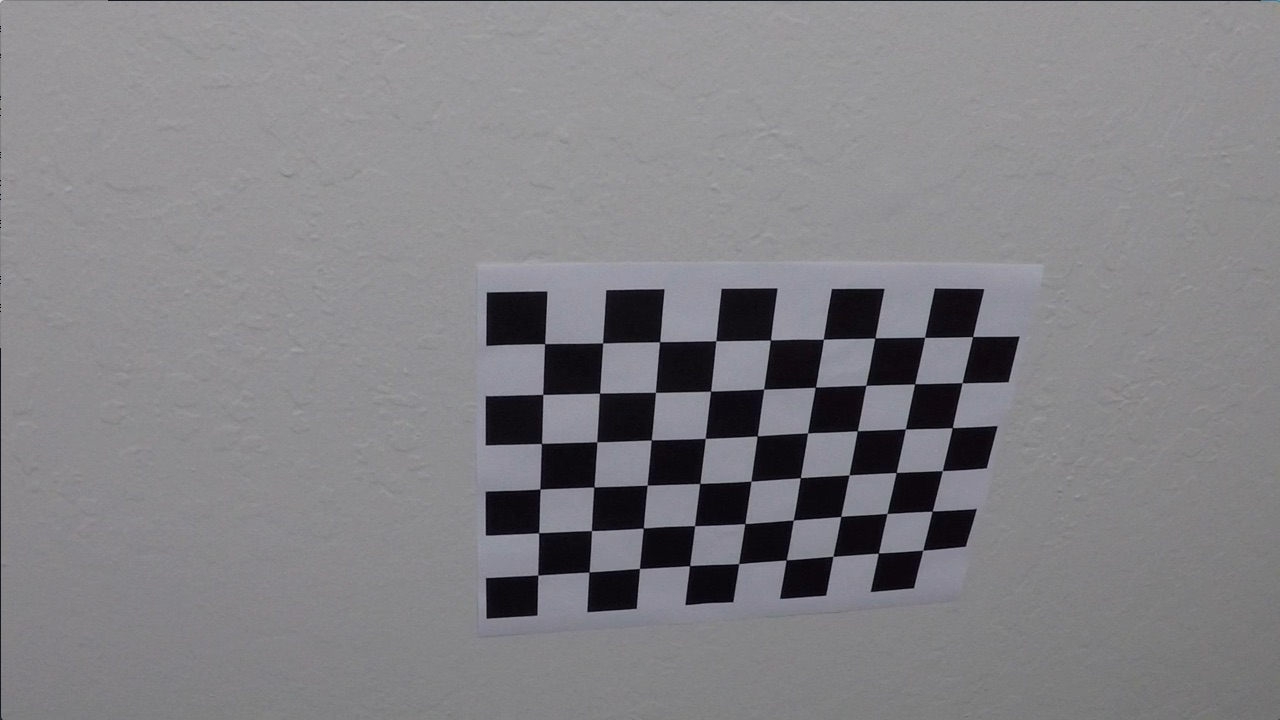
#> input picture camera_cal/calibration10.jpg, 1280 x 720 px
$ python -i lanefind.py   (imports and definitions only)   (older library calls are emulated)
#> lines starting #> are read from the running program, lines starting #| are printed output that depends on the picture; after the words box and inside, x2 and y2 are one past the last pixel; in counts of white or black regions, pixels touching at a corner belong together
import numpy as np
import cv2
import matplotlib.image as mpimg
import matplotlib.pyplot as plt
import glob
import os
import pickle
from moviepy.editor import VideoFileClip
from IPython.display import HTML

def abs_sobel_thresh(gray, orient='x', sobel_kernel=3, thresh=(0, 255)):
    # Strip thresholds from tupple
    thresh_min = thresh[0]
    thresh_max = thresh[1]
    # Apply x or y gradient with the OpenCV Sobel() function
    # and take the absolute value
    if orient == 'x':
        abs_sobel = np.absolute(cv2.Sobel(gray, cv2.CV_64F, 1, 0))
    if orient == 'y':
        abs_sobel = np.absolute(cv2.Sobel(gray, cv2.CV_64F, 0, 1))
    # Rescale back to 8 bit integer
    scaled_sobel = np.uint8(255*abs_sobel/np.max(abs_sobel))
#     print('Min = {} / Max = {}'.format(np.min(scaled_sobel),np.max(scaled_sobel)))
#     print(scaled_sobel[1:20,1:20])
    # Create a copy and apply the threshold
    grad_binary = np.zeros_like(scaled_sobel)
    # Here I'm using inclusive (>=, <=) thresholds, but exclusive is ok too
    grad_binary[(scaled_sobel >= thresh_min) & (scaled_sobel <= thresh_max)] = 1
    # Calculate directional gradient
    # Apply threshold
    return grad_binary

def mag_thresh(gray, sobel_kernel=3, mag_thresh=(0, 255)):
    # Take both Sobel x and y gradients
    sobelx = cv2.Sobel(gray, cv2.CV_64F, 1, 0, ksize=sobel_kernel)
    sobely = cv2.Sobel(gray, cv2.CV_64F, 0, 1, ksize=sobel_kernel)
    # Calculate the gradient magnitude
    gradmag = np.sqrt(sobelx**2 + sobely**2)
    # Rescale to 8 bit
    scale_factor = np.max(gradmag)/255
    gradmag = (gradmag/scale_factor).astype(np.uint8)
    # Create a binary image of ones where threshold is met, zeros otherwise
    mag_binary = np.zeros_like(gradmag)
    mag_binary[(gradmag >= mag_thresh[0]) & (gradmag <= mag_thresh[1])] = 1

    # Return the binary image
    return mag_binary

def dir_threshold(gray, sobel_kernel=3, thresh=(0, np.pi/2)):
    # Calculate the x and y gradients
    sobelx = cv2.Sobel(gray, cv2.CV_64F, 1, 0, ksize=sobel_kernel)
    sobely = cv2.Sobel(gray, cv2.CV_64F, 0, 1, ksize=sobel_kernel)
    # Take the absolute value of the gradient direction,
    # apply a threshold, and create a binary image result
    absgraddir = np.arctan2(np.absolute(sobely), np.absolute(sobelx))
    dir_binary =  np.zeros_like(absgraddir)
    dir_binary[(absgraddir >= thresh[0]) & (absgraddir <= thresh[1])] = 1
    return dir_binary


def calibrate_camera(calibration_file = 'calibration.pickle', calibration_imgdir = '.\\camera_cal\\calibration*.jpg', verbose = False):
#> called with calibration_file = 'calibration.pickle', calibration_imgdir = '.\\camera_cal\\calibration*.jpg', verbose = False
    CalibrationInFile = os.path.isfile(calibration_file)
    if CalibrationInFile:
        if verbose:
            print('Using calibration files.')
        with open('calibration.pickle', 'rb') as f:  # Python 3: open(..., 'rb')
#> (reads calibration.pickle from the repository)
            mtx, dist = pickle.load(f)
    else:  # No calibration file yet:
        images = glob.glob(calibration_imgdir)
        calibnx = 9
        calibny = 6
        objpoints = []
        imgpoints = []

        # create array of object points
        objp = np.zeros((calibnx*calibny,3), np.float32)
        objp[:,:2] = np.mgrid[0:calibnx,0:calibny].T.reshape(-1,2)

        ret = []
        for fname in images:
            img = mpimg.imread(fname)
            #convert to gray
            gray = cv2.cvtColor(img,cv2.COLOR_BGR2GRAY)
            #find chessboard corners
            ret, corners = cv2.findChessboardCorners(gray, (calibnx,calibny), None)
            #Draw corners
            if ret == True:
                # Append image points for calibration
                imgpoints.append(corners)
                objpoints.append(objp)
            else:
                print('Corners not found!')
        ret, mtx, dist, rvecs, tvecs = cv2.calibrateCamera(objpoints, imgpoints,gray.shape[::-1], None, None)
        # Saving the objects:
        with open('calibration.pickle', 'wb') as f:  # Python 3: open(..., 'wb')
            pickle.dump([mtx, dist], f)
        print('New calibration performed!')
    return mtx, dist

# Define a function that thresholds the S-channel of HLS
def hls_select(img, thresh=(0, 255)):
    hls = cv2.cvtColor(img, cv2.COLOR_RGB2HLS)
    s_channel = hls[:,:,2]
    binary_output = np.zeros_like(s_channel)
    binary_output[(s_channel > thresh[0]) & (s_channel <= thresh[1])] = 1
    return binary_output

process_image_plotting = False

def process_image(orig_image):
    global process_image_plotting

    # This will either calibrate the camera or use calibration data saved in a past run
    mtx, dist = calibrate_camera()
    #work with a copy of the input image
    img_raw = np.copy(orig_image)
    # undistort image, by applying camera and distortion coeficients
    image = cv2.undistort(img_raw, mtx, dist, None, mtx)

    if process_image_plotting:
        output_img = '.\\output_images\\undistorted_testimage.jpg'
        f, (ax1, ax2) = plt.subplots(1, 2, figsize=(20,10))
        ax1.set_title('Original')
        ax1.imshow(img_raw)
        ax2.set_title('Undistorted')
        ax2.imshow(image)
        f.savefig(output_img)
        f.show()

    # Convert original image to HLS color space and separate the S channel
    # Note: img is the undistorted image
    hls = cv2.cvtColor(image, cv2.COLOR_RGB2HLS)
#> hls: shape (720, 1280, 3); mean of channels 0, 1, 2 118.7, 131.7, 8.4
    s_channel = hls[:,:,2]

    # Grayscale original image
    gray = cv2.cvtColor(image, cv2.COLOR_RGB2GRAY)

    # Threshold gradient
    thresh_min = 30
    thresh_max = 255
    ksize = 5

    # Apply each of the thresholding functions
    gradx = abs_sobel_thresh(gray, orient='x', sobel_kernel=ksize, thresh=(thresh_min, thresh_max))
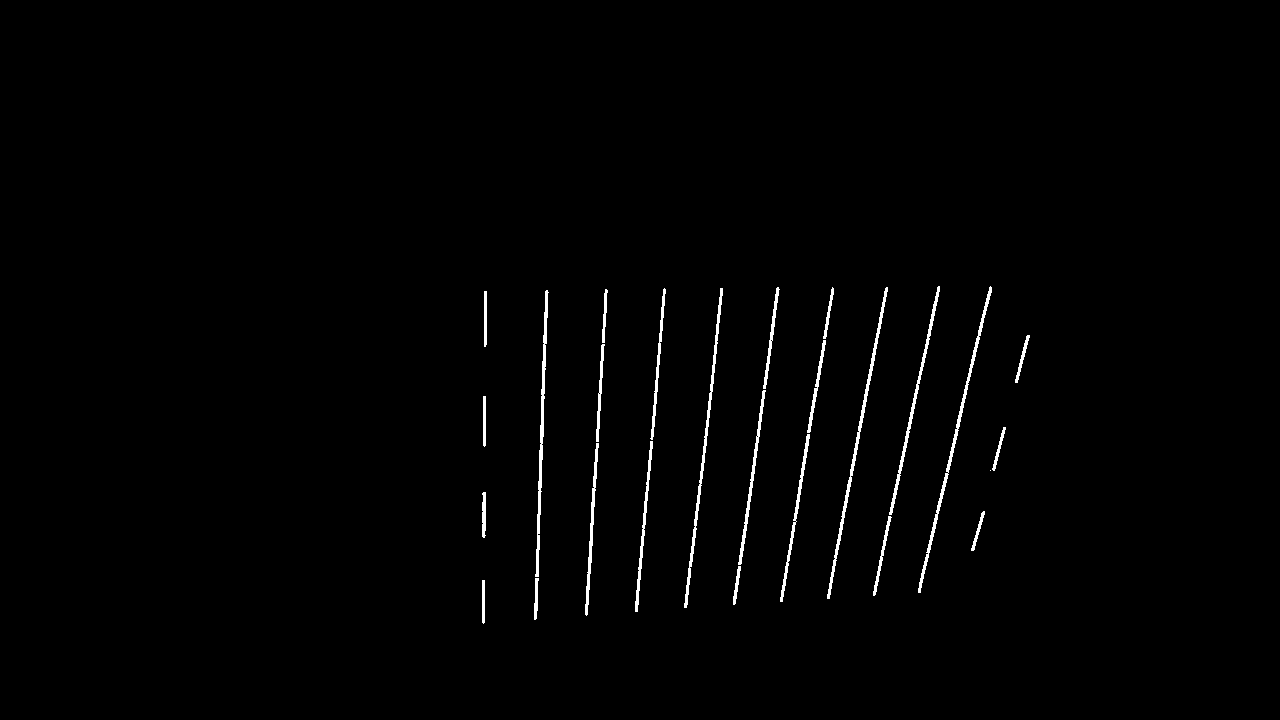
#> gradx: shape (720, 1280); values 0 (black) and 1 (white), 1.1% white; 26 white regions (1 under 20 px), largest, box (x1, y1, x2, y2) and area: (918, 286, 992, 593) 1010, (827, 287, 888, 599) 1006, (684, 288, 723, 608) 945
    grady = abs_sobel_thresh(gray, orient='y', sobel_kernel=ksize, thresh=(thresh_min, thresh_max))
#> grady: shape (720, 1280); values 0 (black) and 1 (white), 1.4% white; 217 white regions (189 under 20 px), largest, box (x1, y1, x2, y2) and area: (484, 327, 1029, 392) 2402, (542, 424, 1005, 480) 2191, (592, 507, 984, 533) 1254
    mag_binary = mag_thresh(gray, sobel_kernel=ksize, mag_thresh=(30, thresh_max))
#> in mag_thresh, `scale_factor = np.max(gradmag)/255`: scale_factor = 27.66
#> mag_binary: shape (720, 1280); values 0 (black) and 1 (white), 3% white; 17 white regions (16 under 20 px), largest, box (x1, y1, x2, y2) and area: (481, 285, 1030, 625) 27383
    dir_binary = dir_threshold(gray, sobel_kernel=ksize, thresh=(0.75, 1.25))
#> in dir_threshold, `absgraddir = np.arctan2(np.absolute(sobely), np.absolute(sobelx))`:
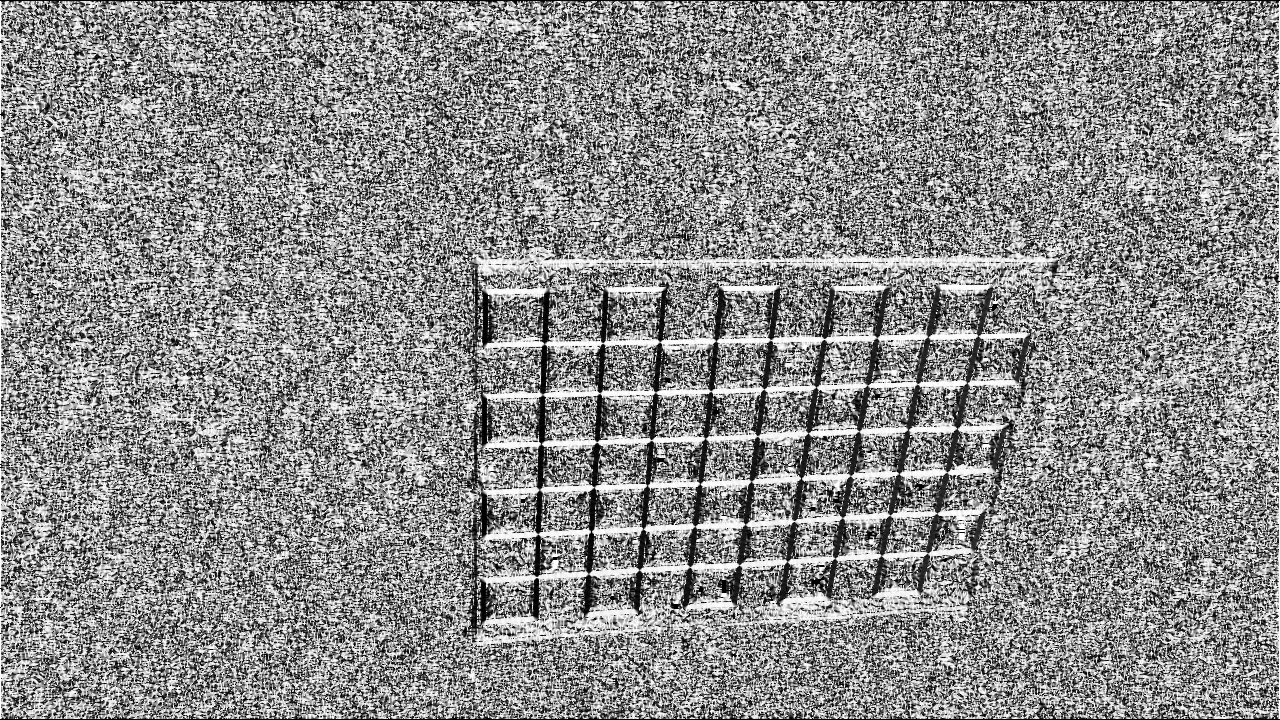
#> absgraddir: shape (720, 1280) float64; min 0, max 1.57, mean 0.866; drawn with min black and max white
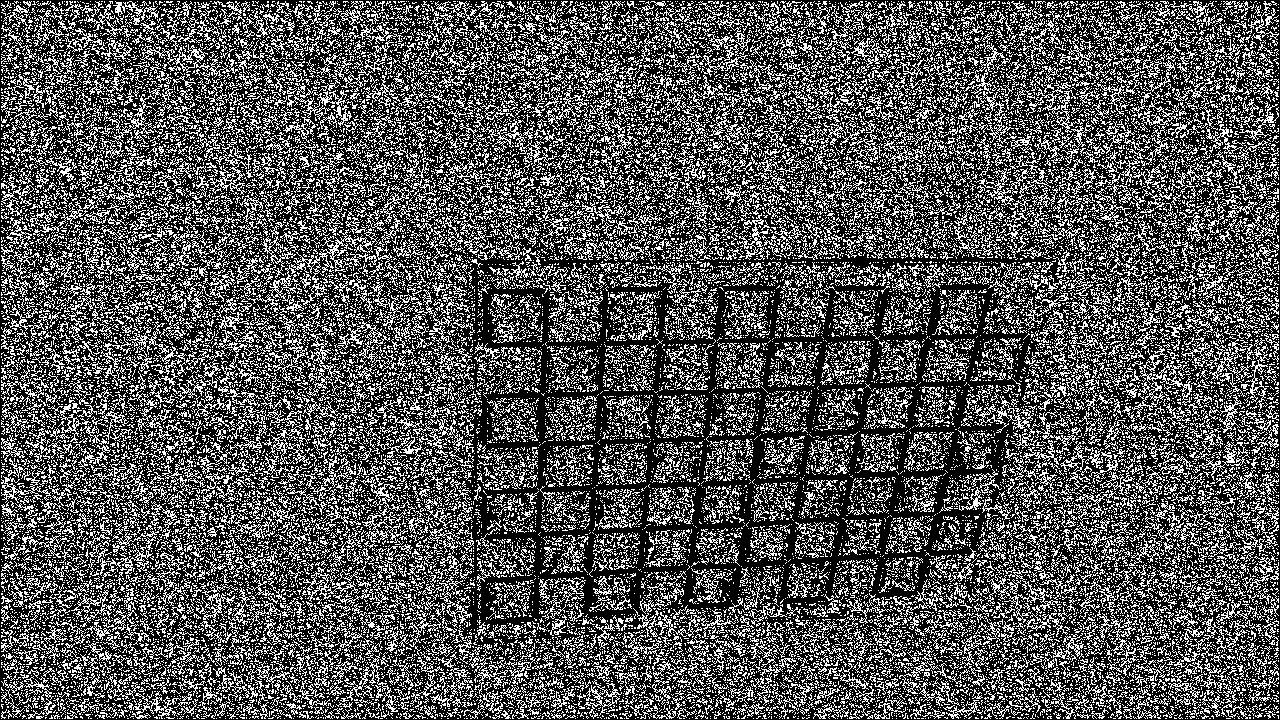
#> dir_binary: shape (720, 1280) float64; values 0 (black) and 1 (white), 32.6% white in thin lines or dots


    combined = np.zeros_like(dir_binary)
    combined[((gradx == 1) & (grady == 1)) | ((mag_binary == 1) & (dir_binary == 1))] = 1
    combined = np.uint8(combined)

    # Threshold color channel
    s_thresh_min = 150
    s_thresh_max = 255
    s_binary = np.zeros_like(s_channel)
    s_binary[(s_channel >= s_thresh_min) & (s_channel <= s_thresh_max)] = 1

    # This returns a stack of the two binary images, whose components you can see as different colors
    color_binary = np.dstack(( np.zeros_like(s_binary), combined, s_binary))

    if process_image_plotting:
        output_img = '.\\output_images\\binary_threshold_testimage.jpg'
        f, (ax1, ax2) = plt.subplots(1, 2, figsize=(20,10))
        ax1.set_title('Original')
        ax1.imshow(image)
        ax2.set_title('Binary thresholded')
        ax2.imshow(color_binary*255)
        f.show()
        f.savefig(output_img)

    # Combine the two binary thresholds
    combined_binary = np.zeros_like(combined)
    combined_binary[(s_binary == 1) | (combined == 1)] = 1

    # Define points that will used for perspective transfor (birdeye view)
    topline = 489
    bottomline = 690
    bottom_start = 170
    bottom_end = bottom_start + 925 +30
    reduction = 348
    top_shift =-2
    top_correction = -11


    #Source points for birdseye view transform
    src = np.float32(
        [[bottom_end-reduction+top_shift+top_correction,topline],      #top right
         [bottom_end,bottomline],                       #bottom right
         [bottom_start,bottomline],                     #bottom left
         [bottom_start+reduction+top_shift,topline]])   #top left


    # Define destination points for the transform
    dst = np.float32(
        [[bottom_end,topline],
         [bottom_end,bottomline],
         [bottom_start,bottomline],
         [bottom_start,topline]])


    img_size = (image.shape[1], image.shape[0])
#> img_size = (1280, 720)

    # Generate perspective transform matrix
    M = cv2.getPerspectiveTransform(src, dst)
    invM = cv2.getPerspectiveTransform(dst, src)
    # Apply perspective transform matrix and get a birdseye view image
    binary_warped = cv2.warpPerspective(combined_binary, M, img_size, flags=cv2.INTER_LINEAR)
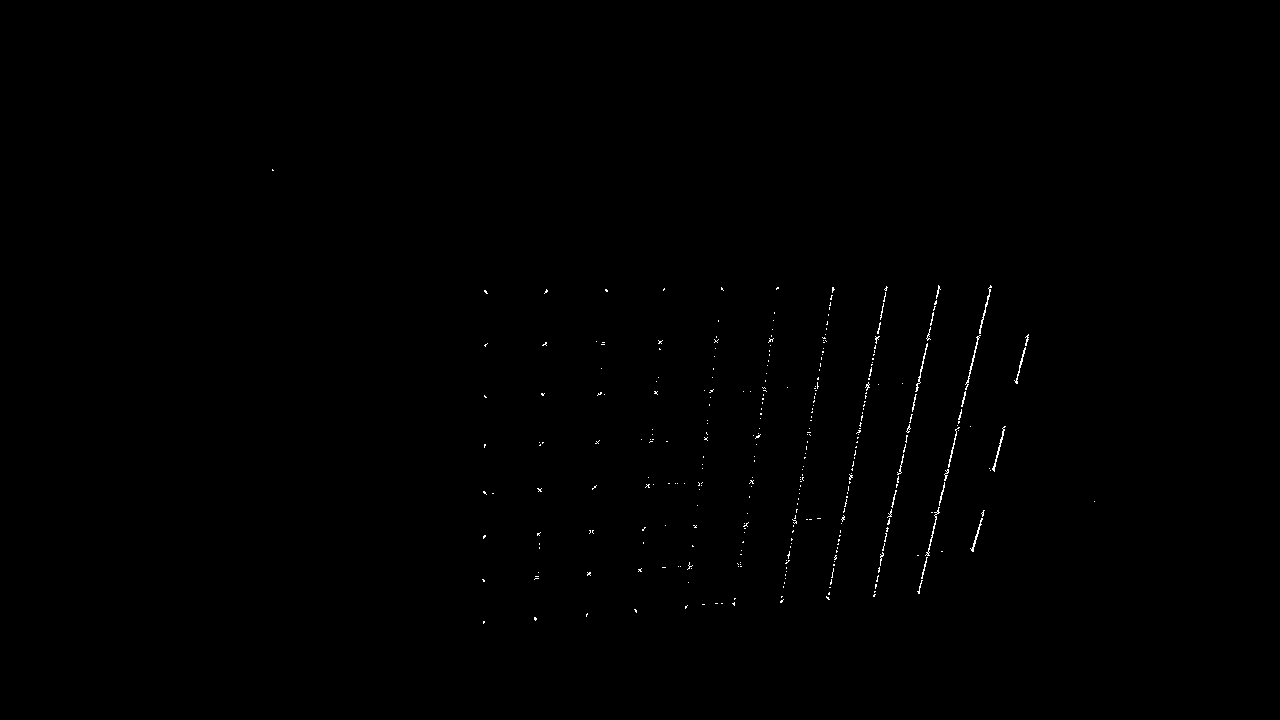
#> combined_binary: shape (720, 1280); values 0 (black) and 1 (white), 0.25% white in thin lines or dots, all inside (x1, y1, x2, y2) = (272, 169, 1095, 624)


    # Plotting original
    if process_image_plotting:
        f, (ax1, ax2) = plt.subplots(1, 2, figsize=(20,10))
        ax1.set_title('Original')
        ax1.imshow(image)
        # plot original points used for the birdseye view transformation
        ax1.plot(bottom_end-reduction+top_shift+top_correction,topline,'.') #Top right
        ax1.plot(bottom_end,bottomline,'.') #bottom right
        ax1.plot(bottom_start,bottomline,'.') #bottom left
        ax1.plot(bottom_start+reduction+top_shift,topline,'.') #Top left
        # plot transformmed image
        ax2.set_title('binary_warped')
        warped_drawn = binary_warped.copy()
        warped_drawn[:,1047] =1
        warped_drawn[:,257] =1
        ax2.imshow(warped_drawn)
        f.show()
        output_img = '.\\output_images\\binary_warped_testimage.jpg'
        f.savefig(output_img)

    # Take a histogram of the image (half)
#> (the run stopped early here; a loop or call above may not have finished)
